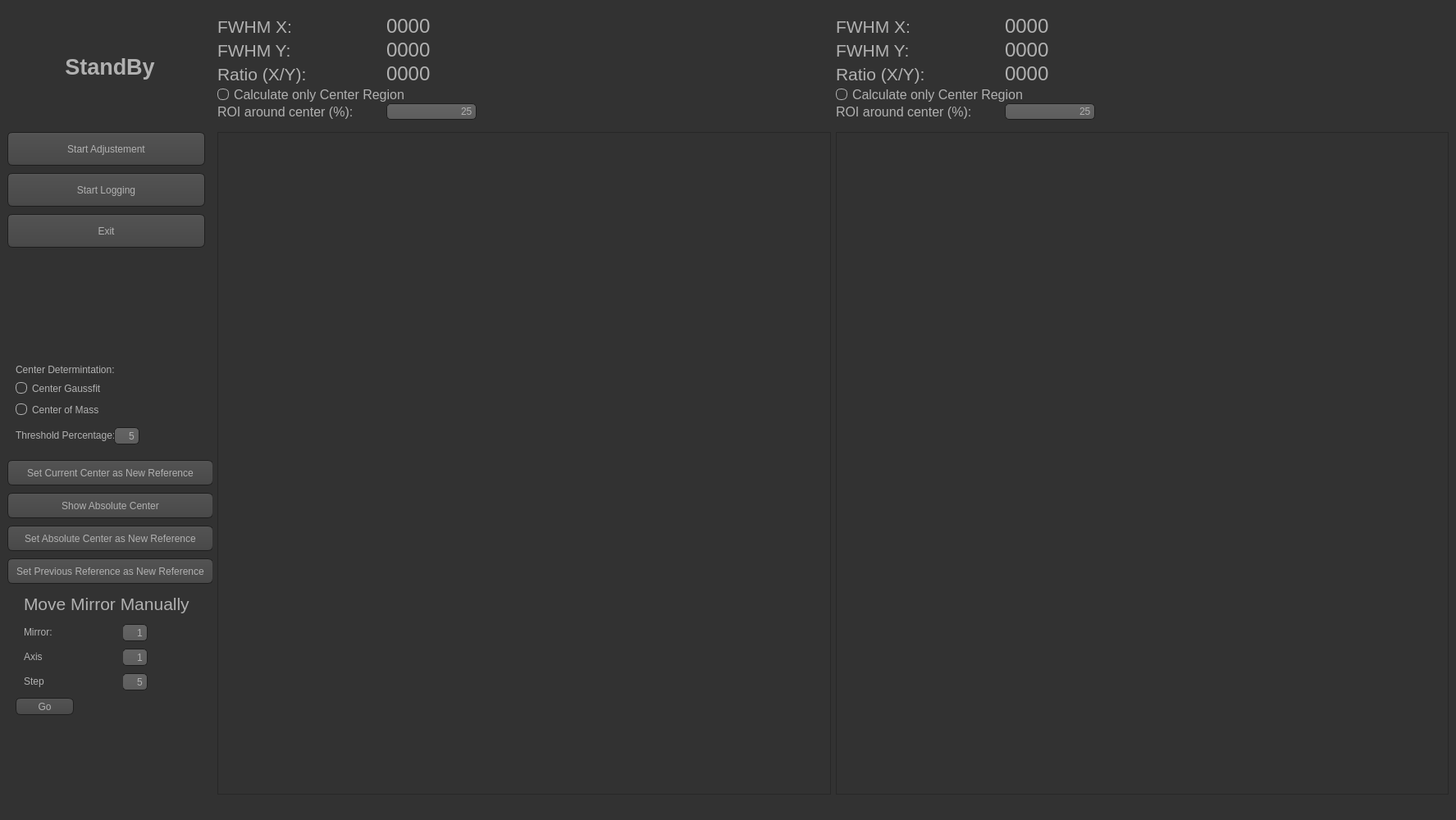
<?xml version="1.0" encoding="UTF-8"?>
<ui version="4.0">
 <class>MOKEPumpProbe</class>
 <widget class="QMainWindow" name="MOKEPumpProbe">
  <property name="geometry">
   <rect>
    <x>0</x>
    <y>0</y>
    <width>1775</width>
    <height>1000</height>
   </rect>
  </property>
  <property name="sizePolicy">
   <sizepolicy hsizetype="Preferred" vsizetype="Preferred">
    <horstretch>0</horstretch>
    <verstretch>0</verstretch>
   </sizepolicy>
  </property>
  <property name="windowTitle">
   <string>MainWindow</string>
  </property>
  <property name="windowOpacity">
   <double>1.000000000000000</double>
  </property>
  <property name="styleSheet">
   <string notr="true">QToolTip
{
     border: 1px solid black;
     background-color: #ffa02f;
     padding: 1px;
     border-radius: 3px;
     opacity: 100;
}

QWidget
{
    color: #b1b1b1;
    background-color: #323232;
}

QWidget:item:hover
{
    background-color: QLinearGradient( x1: 0, y1: 0, x2: 0, y2: 1, stop: 0 #ffa02f, stop: 1 #ca0619);
    color: #000000;
}

QWidget:item:selected
{
    background-color: QLinearGradient( x1: 0, y1: 0, x2: 0, y2: 1, stop: 0 #ffa02f, stop: 1 #d7801a);
}

QMenuBar::item
{
    background: transparent;
}

QMenuBar::item:selected
{
    background: transparent;
    border: 1px solid #ffaa00;
}

QMenuBar::item:pressed
{
    background: #444;
    border: 1px solid #000;
    background-color: QLinearGradient(
        x1:0, y1:0,
        x2:0, y2:1,
        stop:1 #212121,
        stop:0.4 #343434/*,
        stop:0.2 #343434,
        stop:0.1 #ffaa00*/
    );
    margin-bottom:0px;
    padding-bottom:1px;
}

QMenu
{
    border: 1px solid #000;
}

QMenu::item
{
    padding: 2px 20px 2px 20px;
}

QMenu::item:selected
{
    color: #000000;
}

QWidget:disabled
{
    color: #404040;
    background-color: #323232;
}

QAbstractItemView
{
    background-color: QLinearGradient( x1: 0, y1: 0, x2: 0, y2: 1, stop: 0 #4d4d4d, stop: 0.1 #646464, stop: 1 #5d5d5d);
}

QWidget:focus
{
    /*border: 2px solid QLinearGradient( x1: 0, y1: 0, x2: 0, y2: 1, stop: 0 #ffa02f, stop: 1 #d7801a);*/
}

QLineEdit
{
    background-color: QLinearGradient( x1: 0, y1: 0, x2: 0, y2: 1, stop: 0 #4d4d4d, stop: 0 #646464, stop: 1 #5d5d5d);
    padding: 1px;
    border-style: solid;
    border: 1px solid #1e1e1e;
    border-radius: 5;
}

QPushButton
{
    color: #b1b1b1;
    background-color: QLinearGradient( x1: 0, y1: 0, x2: 0, y2: 1, stop: 0 #565656, stop: 0.1 #525252, stop: 0.5 #4e4e4e, stop: 0.9 #4a4a4a, stop: 1 #464646);
    border-width: 1px;
    border-color: #1e1e1e;
    border-style: solid;
    border-radius: 6;
    padding: 3px;
    font-size: 12px;
    padding-left: 5px;
    padding-right: 5px;
}

QPushButton:pressed
{

    background-color: QLinearGradient( x1: 0, y1: 0, x2: 0, y2: 1, stop: 0 #2d2d2d, stop: 0.1 #2b2b2b, stop: 0.5 #292929, stop: 0.9 #282828, stop: 1 #252525);
}

QToolButton:checked 
{
    color:#b1b1b1; 
    background-color: rgba(215,128,26, 50%);
 }
 
 QToolButton
{
    color: #b1b1b1;
    background-color: QLinearGradient( x1: 0, y1: 0, x2: 0, y2: 1, stop: 0 #565656, stop: 0.1 #525252, stop: 0.5 #4e4e4e, stop: 0.9 #4a4a4a, stop: 1 #464646);
    border-width: 1px;
    border-color: #1e1e1e;
    border-style: solid;
    border-radius: 6;
    padding: 3px;
    font-size: 12px;
    padding-left: 5px;
    padding-right: 5px;
 }
 
QComboBox
{
    selection-background-color: #ffaa00;
    background-color: QLinearGradient( x1: 0, y1: 0, x2: 0, y2: 1, stop: 0 #565656, stop: 0.1 #525252, stop: 0.5 #4e4e4e, stop: 0.9 #4a4a4a, stop: 1 #464646);
    border-style: solid;
    border: 1px solid #1e1e1e;
    border-radius: 5;
}

QComboBox:hover,QPushButton:hover
{
    border: 2px solid QLinearGradient( x1: 0, y1: 0, x2: 0, y2: 1, stop: 0 #ffa02f, stop: 1 #d7801a);
}


QComboBox:on
{
    padding-top: 3px;
    padding-left: 4px;
    background-color: QLinearGradient( x1: 0, y1: 0, x2: 0, y2: 1, stop: 0 #2d2d2d, stop: 0.1 #2b2b2b, stop: 0.5 #292929, stop: 0.9 #282828, stop: 1 #252525);
    selection-background-color: #ffaa00;
}

QComboBox QAbstractItemView
{
    border: 2px solid darkgray;
    selection-background-color: QLinearGradient( x1: 0, y1: 0, x2: 0, y2: 1, stop: 0 #ffa02f, stop: 1 #d7801a);
}

QComboBox::drop-down
{
     subcontrol-origin: padding;
     subcontrol-position: top right;
     width: 15px;

     border-left-width: 0px;
     border-left-color: darkgray;
     border-left-style: solid; /* just a single line */
     border-top-right-radius: 3px; /* same radius as the QComboBox */
     border-bottom-right-radius: 3px;
 }

QComboBox::down-arrow
{
     image: url(:/down_arrow.png);
}

QGroupBox:focus
{
border: 2px solid QLinearGradient( x1: 0, y1: 0, x2: 0, y2: 1, stop: 0 #ffa02f, stop: 1 #d7801a);
}

QTextEdit:focus
{
    border: 2px solid QLinearGradient( x1: 0, y1: 0, x2: 0, y2: 1, stop: 0 #ffa02f, stop: 1 #d7801a);
}

QScrollBar:horizontal {
     border: 1px solid #222222;
     background: QLinearGradient( x1: 0, y1: 0, x2: 0, y2: 1, stop: 0.0 #121212, stop: 0.2 #282828, stop: 1 #484848);
     height: 7px;
     margin: 0px 16px 0 16px;
}

QScrollBar::handle:horizontal
{
      background: QLinearGradient( x1: 0, y1: 0, x2: 1, y2: 0, stop: 0 #ffa02f, stop: 0.5 #d7801a, stop: 1 #ffa02f);
      min-height: 20px;
      border-radius: 2px;
}

QScrollBar::add-line:horizontal {
      border: 1px solid #1b1b19;
      border-radius: 2px;
      background: QLinearGradient( x1: 0, y1: 0, x2: 1, y2: 0, stop: 0 #ffa02f, stop: 1 #d7801a);
      width: 14px;
      subcontrol-position: right;
      subcontrol-origin: margin;
}

QScrollBar::sub-line:horizontal {
      border: 1px solid #1b1b19;
      border-radius: 2px;
      background: QLinearGradient( x1: 0, y1: 0, x2: 1, y2: 0, stop: 0 #ffa02f, stop: 1 #d7801a);
      width: 14px;
     subcontrol-position: left;
     subcontrol-origin: margin;
}

QScrollBar::right-arrow:horizontal, QScrollBar::left-arrow:horizontal
{
      border: 1px solid black;
      width: 1px;
      height: 1px;
      background: white;
}

QScrollBar::add-page:horizontal, QScrollBar::sub-page:horizontal
{
      background: none;
}

QScrollBar:vertical
{
      background: QLinearGradient( x1: 0, y1: 0, x2: 1, y2: 0, stop: 0.0 #121212, stop: 0.2 #282828, stop: 1 #484848);
      width: 7px;
      margin: 16px 0 16px 0;
      border: 1px solid #222222;
}

QScrollBar::handle:vertical
{
      background: QLinearGradient( x1: 0, y1: 0, x2: 0, y2: 1, stop: 0 #ffa02f, stop: 0.5 #d7801a, stop: 1 #ffa02f);
      min-height: 20px;
      border-radius: 2px;
}

QScrollBar::add-line:vertical
{
      border: 1px solid #1b1b19;
      border-radius: 2px;
      background: QLinearGradient( x1: 0, y1: 0, x2: 0, y2: 1, stop: 0 #ffa02f, stop: 1 #d7801a);
      height: 14px;
      subcontrol-position: bottom;
      subcontrol-origin: margin;
}

QScrollBar::sub-line:vertical
{
      border: 1px solid #1b1b19;
      border-radius: 2px;
      background: QLinearGradient( x1: 0, y1: 0, x2: 0, y2: 1, stop: 0 #d7801a, stop: 1 #ffa02f);
      height: 14px;
      subcontrol-position: top;
      subcontrol-origin: margin;
}

QScrollBar::up-arrow:vertical, QScrollBar::down-arrow:vertical
{
      border: 1px solid black;
      width: 1px;
      height: 1px;
      background: white;
}


QScrollBar::add-page:vertical, QScrollBar::sub-page:vertical
{
      background: none;
}

QTextEdit
{
    background-color: #242424;
}

QPlainTextEdit
{
    background-color: #242424;
}

QHeaderView::section
{
    background-color: QLinearGradient(x1:0, y1:0, x2:0, y2:1, stop:0 #616161, stop: 0.5 #505050, stop: 0.6 #434343, stop:1 #656565);
    color: white;
    padding-left: 4px;
    border: 1px solid #6c6c6c;
}

QCheckBox:disabled
{
color: #414141;
}

QDockWidget::title
{
    text-align: center;
    spacing: 3px; /* spacing between items in the tool bar */
    background-color: QLinearGradient(x1:0, y1:0, x2:0, y2:1, stop:0 #323232, stop: 0.5 #242424, stop:1 #323232);
}

QDockWidget::close-button, QDockWidget::float-button
{
    text-align: center;
    spacing: 1px; /* spacing between items in the tool bar */
    background-color: QLinearGradient(x1:0, y1:0, x2:0, y2:1, stop:0 #323232, stop: 0.5 #242424, stop:1 #323232);
}

QDockWidget::close-button:hover, QDockWidget::float-button:hover
{
    background: #242424;
}

QDockWidget::close-button:pressed, QDockWidget::float-button:pressed
{
    padding: 1px 0px 0px 1px;
}

QMainWindow::separator
{
    background-color: QLinearGradient(x1:0, y1:0, x2:0, y2:1, stop:0 #161616, stop: 0.5 #151515, stop: 0.6 #212121, stop:1 #343434);
    color: white;
    padding-left: 4px;
    border: 1px solid #4c4c4c;
    spacing: 3px; /* spacing between items in the tool bar */
}

QMainWindow::separator:hover
{

    background-color: QLinearGradient(x1:0, y1:0, x2:0, y2:1, stop:0 #d7801a, stop:0.5 #b56c17 stop:1 #ffa02f);
    color: white;
    padding-left: 4px;
    border: 1px solid #6c6c6c;
    spacing: 3px; /* spacing between items in the tool bar */
}

QToolBar::handle
{
     spacing: 3px; /* spacing between items in the tool bar */
     background: url(:/images/handle.png);
}

QMenu::separator
{
    height: 2px;
    background-color: QLinearGradient(x1:0, y1:0, x2:0, y2:1, stop:0 #161616, stop: 0.5 #151515, stop: 0.6 #212121, stop:1 #343434);
    color: white;
    padding-left: 4px;
    margin-left: 10px;
    margin-right: 5px;
}

QProgressBar
{
    border: 2px solid grey;
    border-radius: 5px;
    text-align: center;
}

QProgressBar::chunk
{
    background-color: #d7801a;
    width: 2.15px;
    margin: 0.5px;
}

QTabBar::tab {
    color: #b1b1b1;
    border: 1px solid #444;
    border-bottom-style: none;
    background-color: #323232;
    padding-left: 10px;
    padding-right: 10px;
    padding-top: 3px;
    padding-bottom: 2px;
    margin-right: 0px;
}

QTabWidget::pane {
    border: 1px solid #444;
    top: 1px;
}

QTabBar::tab:last
{
    margin-right: 0; /* the last selected tab has nothing to overlap with on the right */
    border-top-right-radius: 3px;
}

QTabBar::tab:first:!selected
{
 margin-left: 0px; /* the last selected tab has nothing to overlap with on the right */


    border-top-left-radius: 3px;
}

QTabBar::tab:!selected
{
    color: #b1b1b1;
    border-bottom-style: solid;
    margin-top: 3px;
    background-color: QLinearGradient(x1:0, y1:0, x2:0, y2:1, stop:1 #212121, stop:.4 #343434);
}

QTabBar::tab:selected
{
    border-top-left-radius: 3px;
    border-top-right-radius: 3px;
    margin-bottom: 0px;
}

QTabBar::tab:!selected:hover
{
    /*border-top: 2px solid #ffaa00;
    padding-bottom: 3px;*/
    border-top-left-radius: 3px;
    border-top-right-radius: 3px;
    background-color: QLinearGradient(x1:0, y1:0, x2:0, y2:1, stop:1 #212121, stop:0.4 #343434, stop:0.2 #343434, stop:0.1 #ffaa00);
}

QRadioButton::indicator:checked, QRadioButton::indicator:unchecked{
    color: #b1b1b1;
    background-color: #323232;
    border: 1px solid #b1b1b1;
    border-radius: 6px;
}

QRadioButton::indicator:checked
{
    background-color: qradialgradient(
        cx: 0.5, cy: 0.5,
        fx: 0.5, fy: 0.5,
        radius: 1.0,
        stop: 0.25 #ffaa00,
        stop: 0.3 #323232
    );
}

QCheckBox::indicator{
    color: #b1b1b1;
    background-color: #323232;
    border: 1px solid #b1b1b1;
    width: 9px;
    height: 9px;
}

QRadioButton::indicator
{
    border-radius: 6px;
}

QRadioButton::indicator:hover, QCheckBox::indicator:hover
{
    border: 1px solid #ffaa00;
}

QCheckBox::indicator:checked
{
    image:url(:/images/checkbox_checked.png);
}

QCheckBox::indicator:disabled, QRadioButton::indicator:disabled
{
    border: 1px solid #444;
}</string>
  </property>
  <widget class="QWidget" name="centralwidget">
   <property name="sizePolicy">
    <sizepolicy hsizetype="Preferred" vsizetype="Preferred">
     <horstretch>0</horstretch>
     <verstretch>0</verstretch>
    </sizepolicy>
   </property>
   <property name="layoutDirection">
    <enum>Qt::LeftToRight</enum>
   </property>
   <layout class="QGridLayout" name="gridLayout">
    <item row="1" column="0">
     <widget class="QWidget" name="widget" native="true">
      <property name="minimumSize">
       <size>
        <width>250</width>
        <height>0</height>
       </size>
      </property>
      <property name="baseSize">
       <size>
        <width>100</width>
        <height>50</height>
       </size>
      </property>
      <widget class="QPushButton" name="btn_Exit">
       <property name="geometry">
        <rect>
         <x>0</x>
         <y>100</y>
         <width>241</width>
         <height>41</height>
        </rect>
       </property>
       <property name="font">
        <font>
         <pointsize>-1</pointsize>
        </font>
       </property>
       <property name="text">
        <string>Exit</string>
       </property>
      </widget>
      <widget class="QToolButton" name="btn_Logging">
       <property name="geometry">
        <rect>
         <x>0</x>
         <y>50</y>
         <width>241</width>
         <height>41</height>
        </rect>
       </property>
       <property name="text">
        <string>Start Logging</string>
       </property>
       <property name="checkable">
        <bool>true</bool>
       </property>
       <property name="checked">
        <bool>false</bool>
       </property>
      </widget>
      <widget class="QToolButton" name="btn_Start">
       <property name="geometry">
        <rect>
         <x>0</x>
         <y>0</y>
         <width>241</width>
         <height>41</height>
        </rect>
       </property>
       <property name="text">
        <string>Start Adjustement</string>
       </property>
       <property name="checkable">
        <bool>true</bool>
       </property>
       <property name="checked">
        <bool>false</bool>
       </property>
      </widget>
      <widget class="QLabel" name="label_2">
       <property name="geometry">
        <rect>
         <x>10</x>
         <y>280</y>
         <width>121</width>
         <height>20</height>
        </rect>
       </property>
       <property name="text">
        <string>Center Determintation: </string>
       </property>
      </widget>
      <widget class="QPushButton" name="btn_ResetPos">
       <property name="enabled">
        <bool>true</bool>
       </property>
       <property name="geometry">
        <rect>
         <x>0</x>
         <y>520</y>
         <width>251</width>
         <height>31</height>
        </rect>
       </property>
       <property name="text">
        <string>Set Previous Reference as New Reference</string>
       </property>
      </widget>
      <widget class="QPushButton" name="btn_setCenter">
       <property name="geometry">
        <rect>
         <x>0</x>
         <y>400</y>
         <width>251</width>
         <height>31</height>
        </rect>
       </property>
       <property name="text">
        <string>Set Current Center as New Reference</string>
       </property>
       <property name="checkable">
        <bool>false</bool>
       </property>
       <property name="checked">
        <bool>false</bool>
       </property>
      </widget>
      <widget class="QPushButton" name="btn_showCenter">
       <property name="geometry">
        <rect>
         <x>0</x>
         <y>440</y>
         <width>251</width>
         <height>31</height>
        </rect>
       </property>
       <property name="text">
        <string>Show Absolute Center</string>
       </property>
       <property name="checkable">
        <bool>false</bool>
       </property>
       <property name="checked">
        <bool>false</bool>
       </property>
      </widget>
      <widget class="QWidget" name="widget_2" native="true">
       <property name="geometry">
        <rect>
         <x>10</x>
         <y>300</y>
         <width>114</width>
         <height>52</height>
        </rect>
       </property>
       <layout class="QGridLayout" name="gridLayout_2">
        <item row="0" column="0">
         <widget class="QRadioButton" name="btn_FitValue">
          <property name="text">
           <string>Center Gaussfit</string>
          </property>
          <property name="checked">
           <bool>true</bool>
          </property>
         </widget>
        </item>
        <item row="1" column="0">
         <widget class="QRadioButton" name="btn_IntensityValue">
          <property name="text">
           <string>Center of Mass</string>
          </property>
          <property name="checked">
           <bool>false</bool>
          </property>
         </widget>
        </item>
       </layout>
       <zorder>btn_IntensityValue</zorder>
       <zorder>btn_FitValue</zorder>
      </widget>
      <widget class="QLabel" name="label_3">
       <property name="geometry">
        <rect>
         <x>10</x>
         <y>360</y>
         <width>121</width>
         <height>20</height>
        </rect>
       </property>
       <property name="text">
        <string>Threshold Percentage:</string>
       </property>
      </widget>
      <widget class="QLineEdit" name="line_thresholdPercentage">
       <property name="geometry">
        <rect>
         <x>130</x>
         <y>360</y>
         <width>31</width>
         <height>21</height>
        </rect>
       </property>
       <property name="layoutDirection">
        <enum>Qt::LeftToRight</enum>
       </property>
       <property name="text">
        <string>5</string>
       </property>
       <property name="alignment">
        <set>Qt::AlignRight|Qt::AlignTrailing|Qt::AlignVCenter</set>
       </property>
      </widget>
      <widget class="QLabel" name="label_Right_13">
       <property name="geometry">
        <rect>
         <x>20</x>
         <y>560</y>
         <width>211</width>
         <height>31</height>
        </rect>
       </property>
       <property name="font">
        <font>
         <pointsize>16</pointsize>
        </font>
       </property>
       <property name="text">
        <string>Move Mirror Manually</string>
       </property>
      </widget>
      <widget class="QPushButton" name="btn_moveMirror">
       <property name="geometry">
        <rect>
         <x>10</x>
         <y>690</y>
         <width>71</width>
         <height>21</height>
        </rect>
       </property>
       <property name="font">
        <font>
         <pointsize>-1</pointsize>
        </font>
       </property>
       <property name="text">
        <string>Go</string>
       </property>
      </widget>
      <widget class="QLineEdit" name="line_mirror">
       <property name="geometry">
        <rect>
         <x>140</x>
         <y>600</y>
         <width>31</width>
         <height>21</height>
        </rect>
       </property>
       <property name="layoutDirection">
        <enum>Qt::LeftToRight</enum>
       </property>
       <property name="text">
        <string>1</string>
       </property>
       <property name="alignment">
        <set>Qt::AlignRight|Qt::AlignTrailing|Qt::AlignVCenter</set>
       </property>
      </widget>
      <widget class="QLabel" name="label_4">
       <property name="geometry">
        <rect>
         <x>20</x>
         <y>600</y>
         <width>121</width>
         <height>20</height>
        </rect>
       </property>
       <property name="text">
        <string>Mirror:</string>
       </property>
      </widget>
      <widget class="QLineEdit" name="line_axis">
       <property name="geometry">
        <rect>
         <x>140</x>
         <y>630</y>
         <width>31</width>
         <height>21</height>
        </rect>
       </property>
       <property name="layoutDirection">
        <enum>Qt::LeftToRight</enum>
       </property>
       <property name="text">
        <string>1</string>
       </property>
       <property name="alignment">
        <set>Qt::AlignRight|Qt::AlignTrailing|Qt::AlignVCenter</set>
       </property>
      </widget>
      <widget class="QLabel" name="label_5">
       <property name="geometry">
        <rect>
         <x>20</x>
         <y>630</y>
         <width>121</width>
         <height>20</height>
        </rect>
       </property>
       <property name="text">
        <string>Axis</string>
       </property>
      </widget>
      <widget class="QLineEdit" name="line_step">
       <property name="geometry">
        <rect>
         <x>140</x>
         <y>660</y>
         <width>31</width>
         <height>21</height>
        </rect>
       </property>
       <property name="layoutDirection">
        <enum>Qt::LeftToRight</enum>
       </property>
       <property name="text">
        <string>5</string>
       </property>
       <property name="alignment">
        <set>Qt::AlignRight|Qt::AlignTrailing|Qt::AlignVCenter</set>
       </property>
      </widget>
      <widget class="QLabel" name="label_6">
       <property name="geometry">
        <rect>
         <x>20</x>
         <y>660</y>
         <width>121</width>
         <height>20</height>
        </rect>
       </property>
       <property name="text">
        <string>Step</string>
       </property>
      </widget>
      <widget class="QPushButton" name="btn_setAbsCenter">
       <property name="geometry">
        <rect>
         <x>0</x>
         <y>480</y>
         <width>251</width>
         <height>31</height>
        </rect>
       </property>
       <property name="text">
        <string>Set Absolute Center as New Reference</string>
       </property>
       <property name="checkable">
        <bool>false</bool>
       </property>
       <property name="checked">
        <bool>false</bool>
       </property>
      </widget>
     </widget>
    </item>
    <item row="0" column="0">
     <widget class="QLabel" name="label">
      <property name="font">
       <font>
        <pointsize>20</pointsize>
        <weight>75</weight>
        <bold>true</bold>
       </font>
      </property>
      <property name="layoutDirection">
       <enum>Qt::LeftToRight</enum>
      </property>
      <property name="autoFillBackground">
       <bool>false</bool>
      </property>
      <property name="text">
       <string>StandBy</string>
      </property>
      <property name="textFormat">
       <enum>Qt::RichText</enum>
      </property>
      <property name="alignment">
       <set>Qt::AlignCenter</set>
      </property>
      <property name="buddy">
       <cstring></cstring>
      </property>
     </widget>
    </item>
    <item row="0" column="2">
     <widget class="QWidget" name="widget_6" native="true">
      <property name="maximumSize">
       <size>
        <width>16777210</width>
        <height>16777215</height>
       </size>
      </property>
      <layout class="QGridLayout" name="gridLayout_6" columnstretch="0,0" columnminimumwidth="50,50">
       <property name="sizeConstraint">
        <enum>QLayout::SetMaximumSize</enum>
       </property>
       <property name="leftMargin">
        <number>0</number>
       </property>
       <property name="spacing">
        <number>1</number>
       </property>
       <item row="2" column="0">
        <widget class="QLabel" name="label_Right_15">
         <property name="font">
          <font>
           <pointsize>16</pointsize>
          </font>
         </property>
         <property name="text">
          <string>FWHM Y:</string>
         </property>
        </widget>
       </item>
       <item row="0" column="0">
        <widget class="QLabel" name="label_Right_16">
         <property name="font">
          <font>
           <pointsize>16</pointsize>
          </font>
         </property>
         <property name="text">
          <string>FWHM X:</string>
         </property>
        </widget>
       </item>
       <item row="2" column="1">
        <widget class="QLabel" name="label_1fwhmy">
         <property name="minimumSize">
          <size>
           <width>300</width>
           <height>0</height>
          </size>
         </property>
         <property name="font">
          <font>
           <pointsize>18</pointsize>
          </font>
         </property>
         <property name="text">
          <string>0000</string>
         </property>
        </widget>
       </item>
       <item row="9" column="1">
        <widget class="QLineEdit" name="line_ROIPercentage1">
         <property name="sizePolicy">
          <sizepolicy hsizetype="Fixed" vsizetype="Fixed">
           <horstretch>0</horstretch>
           <verstretch>0</verstretch>
          </sizepolicy>
         </property>
         <property name="layoutDirection">
          <enum>Qt::LeftToRight</enum>
         </property>
         <property name="text">
          <string>25</string>
         </property>
         <property name="alignment">
          <set>Qt::AlignRight|Qt::AlignTrailing|Qt::AlignVCenter</set>
         </property>
        </widget>
       </item>
       <item row="9" column="0">
        <widget class="QLabel" name="label_10">
         <property name="font">
          <font>
           <pointsize>12</pointsize>
          </font>
         </property>
         <property name="text">
          <string>ROI around center (%):</string>
         </property>
        </widget>
       </item>
       <item row="0" column="1">
        <widget class="QLabel" name="label_1fwhmx">
         <property name="font">
          <font>
           <pointsize>18</pointsize>
          </font>
         </property>
         <property name="text">
          <string>0000</string>
         </property>
        </widget>
       </item>
       <item row="7" column="0">
        <widget class="QRadioButton" name="check_ROICalc1">
         <property name="sizePolicy">
          <sizepolicy hsizetype="Fixed" vsizetype="Fixed">
           <horstretch>0</horstretch>
           <verstretch>0</verstretch>
          </sizepolicy>
         </property>
         <property name="minimumSize">
          <size>
           <width>300</width>
           <height>0</height>
          </size>
         </property>
         <property name="font">
          <font>
           <pointsize>12</pointsize>
          </font>
         </property>
         <property name="text">
          <string>Calculate only Center Region</string>
         </property>
         <property name="checked">
          <bool>false</bool>
         </property>
        </widget>
       </item>
       <item row="4" column="0">
        <widget class="QLabel" name="label_Right_14">
         <property name="font">
          <font>
           <pointsize>16</pointsize>
          </font>
         </property>
         <property name="text">
          <string>Ratio (X/Y):</string>
         </property>
        </widget>
       </item>
       <item row="4" column="1">
        <widget class="QLabel" name="label_1ratio">
         <property name="font">
          <font>
           <pointsize>18</pointsize>
          </font>
         </property>
         <property name="text">
          <string>0000</string>
         </property>
        </widget>
       </item>
      </layout>
     </widget>
    </item>
    <item row="0" column="1">
     <widget class="QWidget" name="widget_3" native="true">
      <property name="maximumSize">
       <size>
        <width>16777210</width>
        <height>16777215</height>
       </size>
      </property>
      <layout class="QGridLayout" name="gridLayout_3" columnstretch="50,20" columnminimumwidth="50,20">
       <property name="sizeConstraint">
        <enum>QLayout::SetMaximumSize</enum>
       </property>
       <property name="leftMargin">
        <number>0</number>
       </property>
       <property name="spacing">
        <number>1</number>
       </property>
       <item row="0" column="0">
        <widget class="QLabel" name="label_Right_7">
         <property name="font">
          <font>
           <pointsize>16</pointsize>
          </font>
         </property>
         <property name="text">
          <string>FWHM X:</string>
         </property>
        </widget>
       </item>
       <item row="3" column="0">
        <widget class="QLabel" name="label_Right_9">
         <property name="font">
          <font>
           <pointsize>16</pointsize>
          </font>
         </property>
         <property name="text">
          <string>Ratio (X/Y):</string>
         </property>
        </widget>
       </item>
       <item row="0" column="1">
        <widget class="QLabel" name="label_0fwhmx">
         <property name="font">
          <font>
           <pointsize>18</pointsize>
          </font>
         </property>
         <property name="text">
          <string>0000</string>
         </property>
        </widget>
       </item>
       <item row="6" column="0">
        <widget class="QLabel" name="label_7">
         <property name="font">
          <font>
           <pointsize>12</pointsize>
          </font>
         </property>
         <property name="text">
          <string>ROI around center (%):</string>
         </property>
        </widget>
       </item>
       <item row="5" column="0">
        <widget class="QRadioButton" name="check_ROICalc0">
         <property name="sizePolicy">
          <sizepolicy hsizetype="Fixed" vsizetype="Fixed">
           <horstretch>0</horstretch>
           <verstretch>0</verstretch>
          </sizepolicy>
         </property>
         <property name="minimumSize">
          <size>
           <width>300</width>
           <height>0</height>
          </size>
         </property>
         <property name="font">
          <font>
           <pointsize>12</pointsize>
          </font>
         </property>
         <property name="text">
          <string>Calculate only Center Region</string>
         </property>
         <property name="checked">
          <bool>false</bool>
         </property>
        </widget>
       </item>
       <item row="2" column="0">
        <widget class="QLabel" name="label_Right_8">
         <property name="font">
          <font>
           <pointsize>16</pointsize>
          </font>
         </property>
         <property name="text">
          <string>FWHM Y:</string>
         </property>
        </widget>
       </item>
       <item row="6" column="1">
        <widget class="QLineEdit" name="line_ROIPercentage0">
         <property name="sizePolicy">
          <sizepolicy hsizetype="Fixed" vsizetype="Fixed">
           <horstretch>0</horstretch>
           <verstretch>0</verstretch>
          </sizepolicy>
         </property>
         <property name="layoutDirection">
          <enum>Qt::LeftToRight</enum>
         </property>
         <property name="text">
          <string>25</string>
         </property>
         <property name="alignment">
          <set>Qt::AlignRight|Qt::AlignTrailing|Qt::AlignVCenter</set>
         </property>
        </widget>
       </item>
       <item row="2" column="1">
        <widget class="QLabel" name="label_0fwhmy">
         <property name="font">
          <font>
           <pointsize>18</pointsize>
          </font>
         </property>
         <property name="text">
          <string>0000</string>
         </property>
        </widget>
       </item>
       <item row="3" column="1">
        <widget class="QLabel" name="label_0ratio">
         <property name="minimumSize">
          <size>
           <width>300</width>
           <height>0</height>
          </size>
         </property>
         <property name="font">
          <font>
           <pointsize>18</pointsize>
          </font>
         </property>
         <property name="text">
          <string>0000</string>
         </property>
        </widget>
       </item>
      </layout>
     </widget>
    </item>
    <item row="1" column="1">
     <widget class="GraphicsLayoutWidget" name="ImageBox"/>
    </item>
    <item row="1" column="2">
     <widget class="GraphicsLayoutWidget" name="ImageBox2"/>
    </item>
   </layout>
  </widget>
  <widget class="QStatusBar" name="statusbar"/>
 </widget>
 <customwidgets>
  <customwidget>
   <class>GraphicsLayoutWidget</class>
   <extends>QGraphicsView</extends>
   <header>pyqtgraph.h</header>
  </customwidget>
 </customwidgets>
 <resources/>
 <connections/>
</ui>
